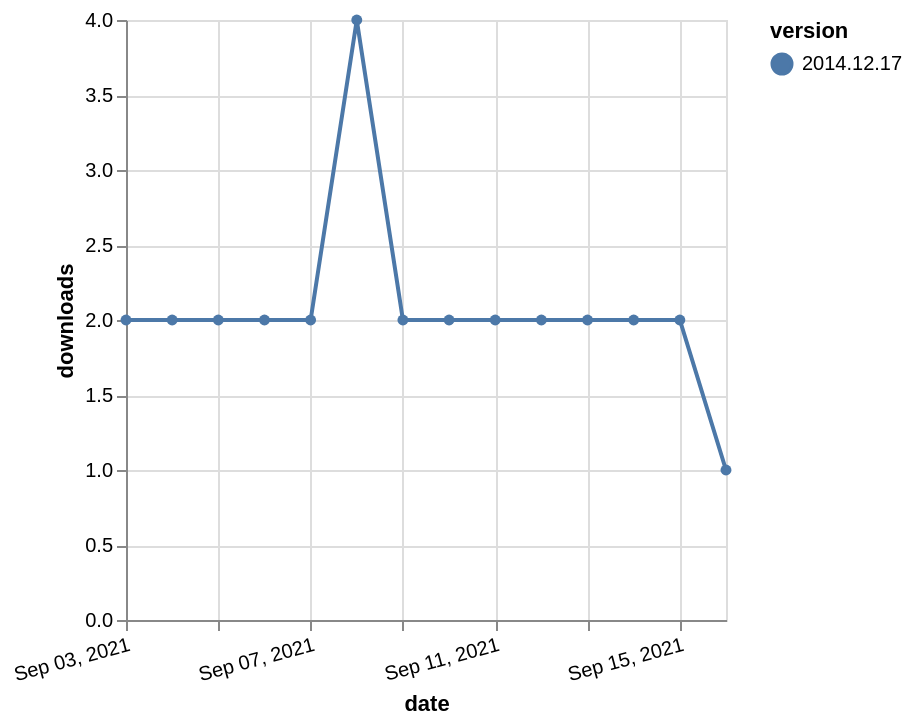

The specification (Vega-Lite) saved for this image:
### Vega-Lite specification from a JSON file in a GitHub repository (floating-point values rounded to 4 significant figures)
{"$schema": "https://vega.github.io/schema/vega-lite/v5.json", "description": "A simple bar chart with embedded data.", "data": {"values": [{"date": "2021-09-03", "total": 2948, "delta": 2, "version": "2014.12.17"}, {"date": "2021-09-04", "total": 2950, "delta": 2, "version": "2014.12.17"}, {"date": "2021-09-05", "total": 2952, "delta": 2, "version": "2014.12.17"}, {"date": "2021-09-06", "total": 2954, "delta": 2, "version": "2014.12.17"}, {"date": "2021-09-07", "total": 2956, "delta": 2, "version": "2014.12.17"}, {"date": "2021-09-08", "total": 2960, "delta": 4, "version": "2014.12.17"}, {"date": "2021-09-09", "total": 2962, "delta": 2, "version": "2014.12.17"}, {"date": "2021-09-10", "total": 2964, "delta": 2, "version": "2014.12.17"}, {"date": "2021-09-11", "total": 2966, "delta": 2, "version": "2014.12.17"}, {"date": "2021-09-12", "total": 2968, "delta": 2, "version": "2014.12.17"}, {"date": "2021-09-13", "total": 2970, "delta": 2, "version": "2014.12.17"}, {"date": "2021-09-14", "total": 2972, "delta": 2, "version": "2014.12.17"}, {"date": "2021-09-15", "total": 2974, "delta": 2, "version": "2014.12.17"}, {"date": "2021-09-16", "total": 2975, "delta": 1, "version": "2014.12.17"}]}, "width": "container", "mark": {"type": "line", "point": {"filled": true}}, "encoding": {"x": {"field": "date", "type": "temporal", "timeUnit": "yearmonthdate", "title": "date", "axis": {"labelAngle": -15}}, "y": {"field": "delta", "type": "quantitative", "title": "downloads"}, "color": {"field": "version", "type": "nominal"}, "tooltip": {"field": "delta"}}}
